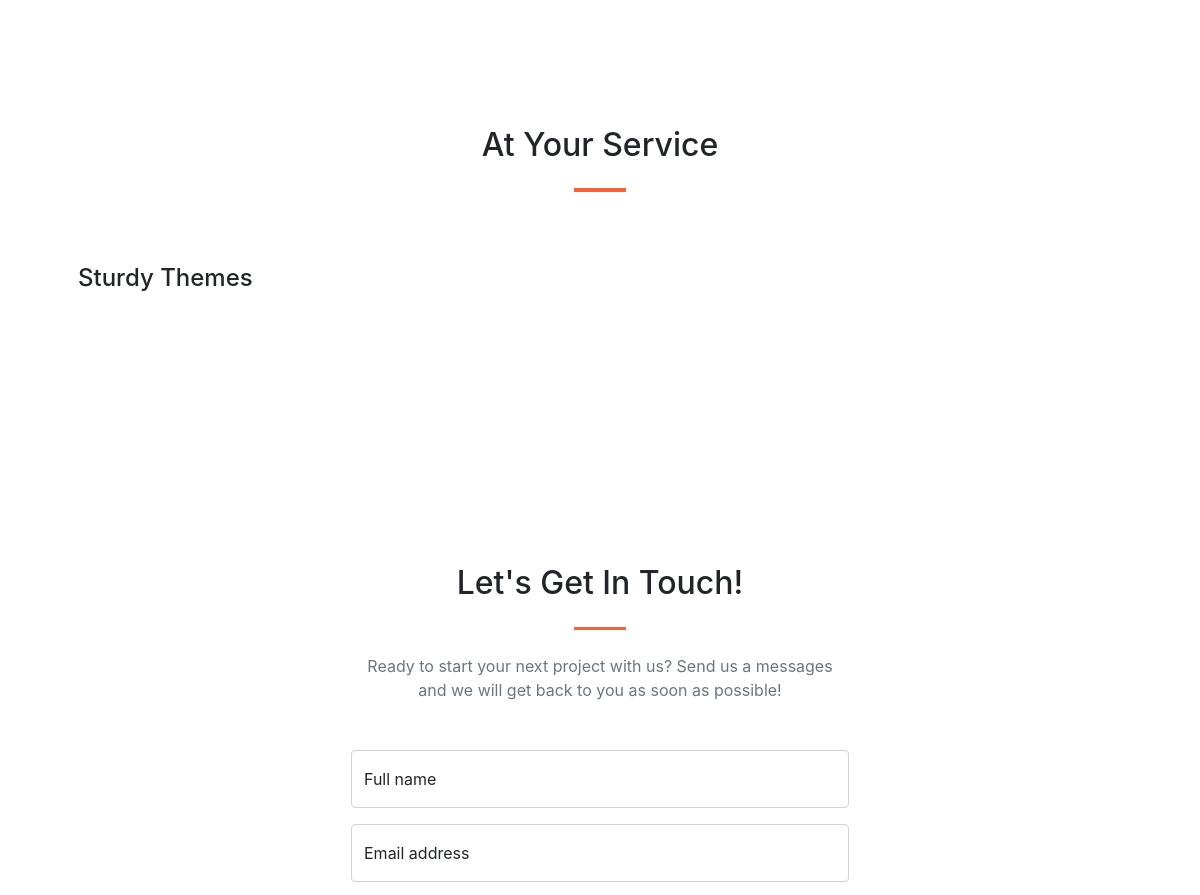
Before: /posteos/ (middle part) with the older database file.
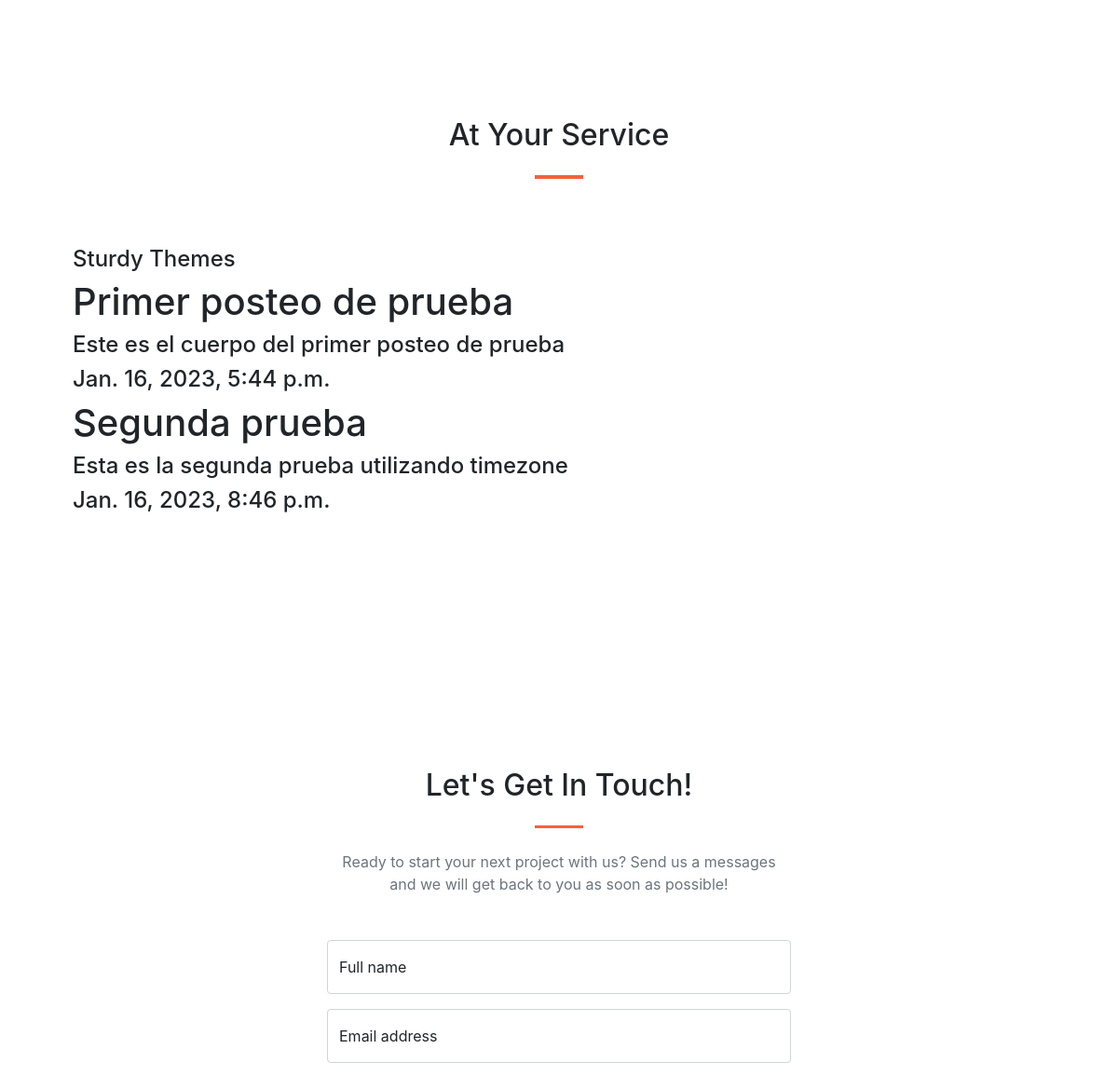
After: the same page with the newer database file.
### blog_app/models.py (models this page shows)
class Post(models.Model):
    titulo = models.CharField(max_length=64)
    contenido = models.TextField()
    fecha_publicacion = models.DateTimeField(default=timezone.now)

### blog_app/views.py (the view)
# urls.py: path("posteos/", posteos, name="posteos"),
def posteos(request):
    contexto = {'posteos' : Post.objects.all()}
    return render(
        request=request,
        template_name='blog_app/posteos.html',
        context=contexto
    )

### blog_app/templates/blog_app/posteos.html (shortened to what this page needs)
{% extends "blog_app/base.html" %}
{% block posteos %}
<h5>
    {% for post in posteos %}
    <h1>{{post.titulo}}</h1>
    <h4>{{post.contenido}}</h4>
    <h4>{{post.fecha_publicacion}}</h4>
    {% endfor %}
</h5>
{% endblock posteos %}

### blog_app/templates/blog_app/base.html (shortened to what this page needs)
<!DOCTYPE html>
<html lang="en">
    <head>
        {% load static %}
        <link href="https://cdnjs.cloudflare.com/ajax/libs/SimpleLightbox/2.1.0/simpleLightbox.min.css" rel="stylesheet" />
        <link href="{% static 'blog_app/css/styles.css' %}" rel="stylesheet" />
    </head>
    <body id="page-top">
        <section class="page-section" id="services">
            <div class="container px-4 px-lg-5">
                <h2 class="text-center mt-0">At Your Service</h2>
                <hr class="divider" />
                <div class="row gx-4 gx-lg-5">
                    <div>
                        <div class="mt-5">
                            <h3 class="h4 mb-2">Sturdy Themes</h3>
                            <p class="text-muted mb-0">{% block posteos %} {% endblock posteos %}</p>
                        </div>
                    </div>
                </div>
            </div>
        </section>
        <section class="page-section" id="contact">
            <div class="container px-4 px-lg-5">
                <div class="row gx-4 gx-lg-5 justify-content-center">
                    <div class="col-lg-8 col-xl-6 text-center">
                        <h2 class="mt-0">Let's Get In Touch!</h2>
                        <hr class="divider" />
                        <p class="text-muted mb-5">Ready to start your next project with us? Send us a messages and we will get back to you as soon as possible!</p>
                    </div>
                </div>
                <div class="row gx-4 gx-lg-5 justify-content-center mb-5">
                    <div class="col-lg-6">
                        <form id="contactForm" data-sb-form-api-token="API_TOKEN">
                            <div class="form-floating mb-3">
                                <input class="form-control" id="name" type="text" placeholder="Enter your name..." data-sb-validations="required" />
                                <label for="name">Full name</label>
                            </div>
                            <div class="form-floating mb-3">
                                <input class="form-control" id="email" type="email" placeholder="name@example.com" data-sb-validations="required,email" />
                                <label for="email">Email address</label>
                            </div>
                        </form>
                    </div>
                </div>
            </div>
        </section>
    </body>
</html>

Changed rows visible on the page:
added Post: titulo "Primer posteo de prueba", contenido "Este es el cuerpo del primer posteo de prueba", fecha_publicacion "Jan. 16, 2023, 5:44 p.m."
added Post: titulo "Segunda prueba", contenido "Esta es la segunda prueba utilizando timezone", fecha_publicacion "Jan. 16, 2023, 8:46 p.m."
